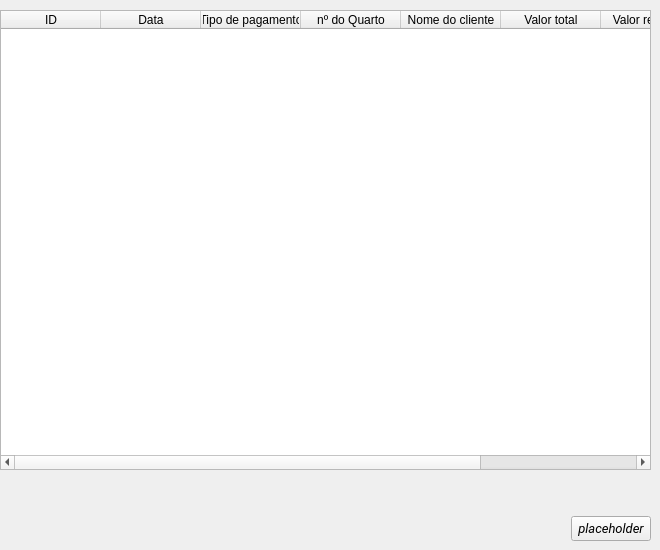
       <widget class="QWidget" name="page_16">
        <widget class="QWidget" name="verticalLayoutWidget_13">
         <property name="geometry">
          <rect>
           <x>0</x>
           <y>10</y>
           <width>651</width>
           <height>531</height>
          </rect>
         </property>
         <layout class="QVBoxLayout" name="verticalLayout_21">
          <item>
           <widget class="QTableWidget" name="tableWidget_3">
            <column>
             <property name="text">
              <string>ID</string>
             </property>
            </column>
            <column>
             <property name="text">
              <string>Data</string>
             </property>
            </column>
            <column>
             <property name="text">
              <string>Tipo de pagamento</string>
             </property>
            </column>
            <column>
             <property name="text">
              <string>nº do Quarto</string>
             </property>
            </column>
            <column>
             <property name="text">
              <string>Nome do cliente</string>
             </property>
            </column>
            <column>
             <property name="text">
              <string>Valor total</string>
             </property>
            </column>
            <column>
             <property name="text">
              <string>Valor recebido</string>
             </property>
            </column>
            <column>
             <property name="text">
              <string>Valor devolvido</string>
             </property>
            </column>
           </widget>
          </item>
          <item>
           <spacer name="verticalSpacer_22">
            <property name="orientation">
             <enum>Qt::Vertical</enum>
            </property>
            <property name="sizeType">
             <enum>QSizePolicy::Minimum</enum>
            </property>
            <property name="sizeHint" stdset="0">
             <size>
              <width>20</width>
              <height>40</height>
             </size>
            </property>
           </spacer>
          </item>
          <item>
           <layout class="QHBoxLayout" name="horizontalLayout_33">
            <item>
             <spacer name="horizontalSpacer_11">
              <property name="orientation">
               <enum>Qt::Horizontal</enum>
              </property>
              <property name="sizeHint" stdset="0">
               <size>
                <width>40</width>
                <height>20</height>
               </size>
              </property>
             </spacer>
            </item>
            <item>
             <widget class="QPushButton" name="Button_cadstr_4">
              <property name="font">
               <font>
                <family>Roboto</family>
                <pointsize>10</pointsize>
                <weight>50</weight>
                <italic>true</italic>
                <bold>false</bold>
               </font>
              </property>
              <property name="text">
               <string>placeholder</string>
              </property>
             </widget>
            </item>
           </layout>
          </item>
         </layout>
        </widget>
       </widget>
